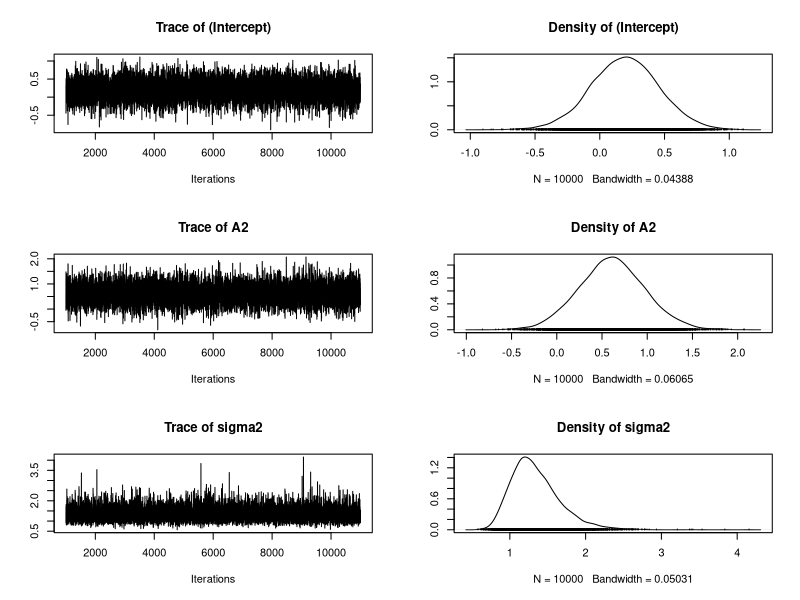
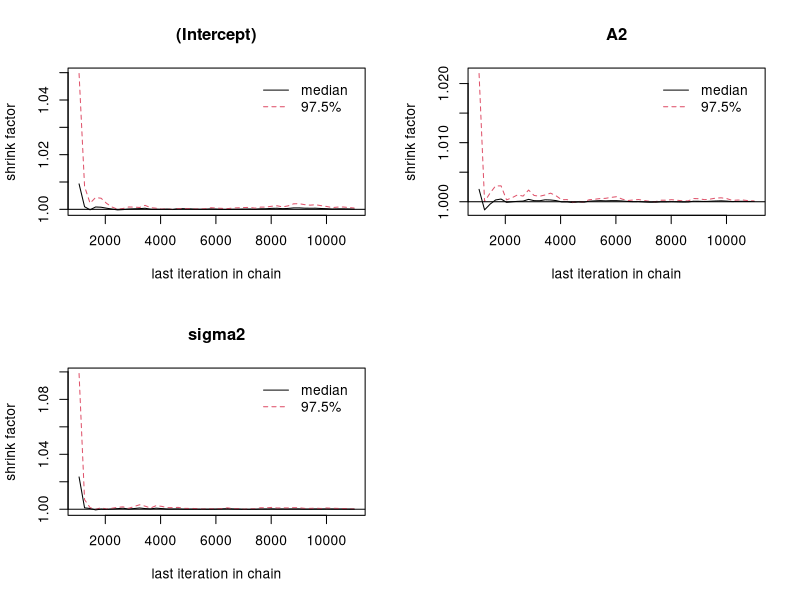

Write R code to recreate these figures, in order.
set.seed(6)
x <- c(rnorm(20), rnorm(20, mean = 0.75))
A <- gl(2, 20)

summary(aov(x ~ A))
summary(lm(x ~ A))

library(MCMCpack)
mcmcfit1 <- MCMCregress(x ~ A, burnin = 1000, mcmc = 10000, seed = 47)
plot(mcmcfit1)
summary(mcmcfit1)

mcmcfit2 <- MCMCregress(x ~ A, burnin = 1000, mcmc = 10000, seed = 83)
mcmcfit3 <- MCMCregress(x ~ A, burnin = 1000, mcmc = 10000, seed = 12)

mcmc.all <- mcmc.list(mcmcfit1, mcmcfit2, mcmcfit3)
gelman.diag(mcmc.all)
gelman.plot(mcmc.all)
